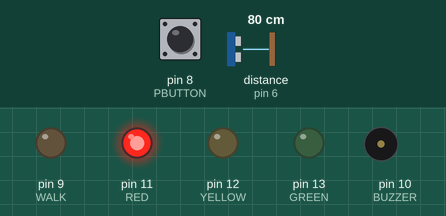
Simulated run of this sketch. Board: Arduino Uno, built with avr-gcc and run on an emulated ATmega328P. Shown: output pins drawn as LEDs (lit = HIGH), buzzer (waves = sounding, pin HIGH). Wiring (inferred from the names in the program): ultrasonic range finder: trigger pin 7; echo pin 6. Inputs (shaded band) come from the test bench; at power-on: pin 8 (PBUTTON) LOW, distance to the obstacle (sensor on pin 6) 80 cm. The echo pulse lasts 58.3 µs per cm; pins used as bus, display or sensor lines are not drawn; what the sketch prints to the serial monitor is not drawn.

Above: at 1.8 s.
1.9 s: pin 8 (PBUTTON) pulled HIGH for 1.2 s
At 2.06 s:
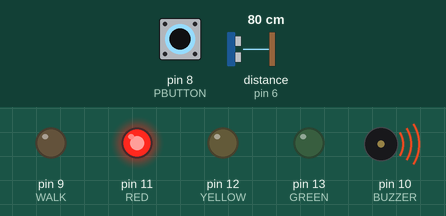
At 4.9 s:
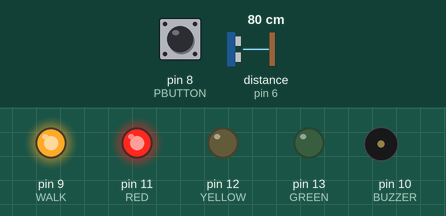
Timing chart, 0 to 15.1 s (numbered marks = the images above; inputs shaded):
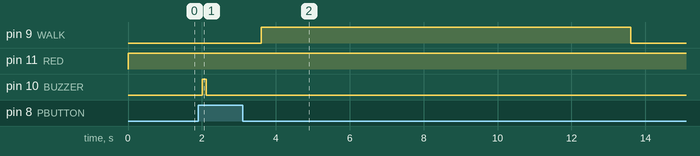

Measured:
- after the input at 1.9 s, pin 9 (WALK): LOW → HIGH after 1.7 s, → LOW 10.0 s later; pin 10 (BUZZER): LOW → HIGH after 0.11 s, → LOW 0.10 s later

The sketch:

Basic-Traffic-Light.ino
```cpp
// assigning words to pin numbers for readability and coding ease

#define TRIG 7
#define ECHO 6
#define GREEN 13
#define YELLOW 12
#define RED 11
#define BUZZER 10
#define WALK 9
#define PBUTTON 8

void setup() {
  pinMode(GREEN, OUTPUT); // green
  pinMode(YELLOW, OUTPUT); // yellow
  pinMode(RED, OUTPUT); // red
  pinMode(BUZZER, OUTPUT); // buzzer
  pinMode(WALK, OUTPUT);  // white walk LED
  pinMode(PBUTTON, INPUT);   // button

  Serial.begin(9600); // starting serial monitor to monitor distance w
  pinMode(TRIG, OUTPUT); // US sensor sending high frequency sound
  pinMode(ECHO, INPUT); // US sensor receiving high frequency sound
}

void loop() {

  // pedestrian button
  if (digitalRead(PBUTTON) == HIGH) { // if button is pressed
    digitalWrite(BUZZER, HIGH); // make buzzer beep
    delay(100); // short delay before LOW to make quick beep
    digitalWrite(BUZZER, LOW);
    delay(1500);
    digitalWrite(WALK, HIGH);  // walk sign light
    delay(10000);
    digitalWrite(WALK, LOW); // walk sign off
    delay(2500);

  }

  // ultrasonic sensor for cars
  else {

    digitalWrite(RED, HIGH); // red on

    // ultrasonic pulse
    digitalWrite(TRIG, LOW);
    delayMicroseconds(2);
    digitalWrite(TRIG, HIGH);
    delayMicroseconds(10);
    digitalWrite(TRIG, LOW);

    // sending out sound wave and pulseIn measures how many
    // microseconds it takes for sound to come back, storing in duration
    long duration = pulseIn(ECHO, HIGH);
    // calculating distance based on speed of sound.
    long distance = duration * 0.034 / 2;
    // printing distance to monitor
    Serial.println(distance);
    delay(1000);
    // --- CAR DETECTED ---
    if (distance <= 8) {
      delay(4000);
      digitalWrite(RED, LOW); // turn red light off
      digitalWrite(GREEN, HIGH); // turn green light oon
      delay(8000);
      digitalWrite(GREEN, LOW);
      digitalWrite(YELLOW, HIGH); // yellow
      delay(3500);
      digitalWrite(YELLOW, LOW);
      digitalWrite(RED, HIGH); // back to red
    }
  }
}
```
